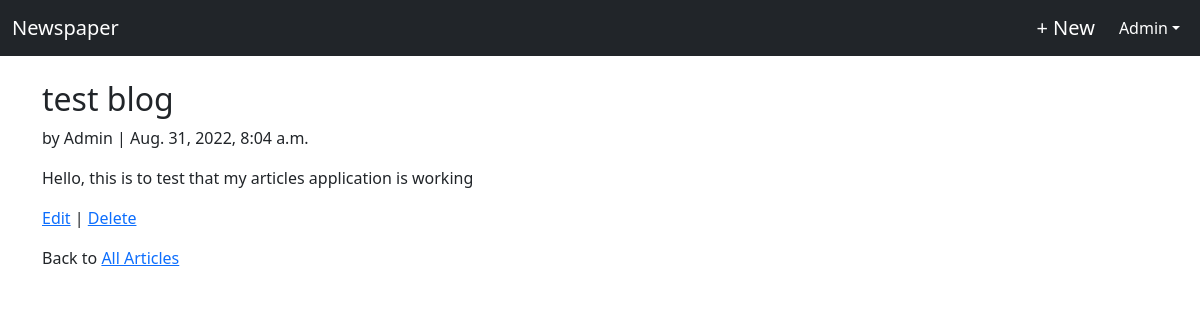
/articles/1/ (signed in), run on an earlier commit of the app's database.
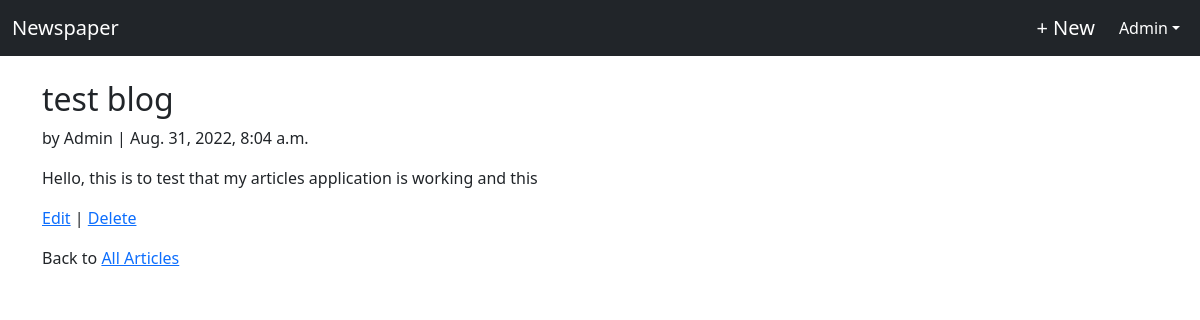
And on a later commit of the database.
### articles/models.py (models this page shows, shortened)
class Article(models.Model):
    title = models.CharField(max_length=255)
    body = models.TextField()
    date = models.DateTimeField(auto_now_add=True)
    author = models.ForeignKey(get_user_model(), on_delete=models.CASCADE)

### users/models.py (models this page shows)
class CustomUser(AbstractUser):
    age = models.PositiveIntegerField(null=True,blank=True)

### articles/views.py (the view)
# urls.py: path('<int:pk>/',ArticleDetailView.as_view(), name='article_detail'),
class ArticleDetailView(LoginRequiredMixin, DetailView):
    model = Article
    template_name = 'article_detail.html'
    login_url = 'login'

### templates/article_detail.html (shortened to what this page needs)
<!DOCTYPE html>
<html lang="en">
    <head>
    </head>
    <body>
        {% extends 'base.html' %}
        {% block content %}
        <div class="article-entry">
            <h2>{{object.title}}</h2>
                <p>by {{ object.author }} | {{ object.date }} </p>
                <p>{{ object.body }}</p>
        </div>
        <p>
            <a href="{% url 'article_edit' article.pk %}">Edit</a> |
            <a href="{% url 'article_delete' article.pk %}">Delete</a>
        </p>
        <p>Back to <a href="{% url 'article_list' %}">All Articles</a></p>
        {% endblock %}

What changed in the data, as far as the page shows it:
changed Article "test blog": body "Hello, this is to test that my articles application is working" → "Hello, this is to test that my articles application is working and this"
